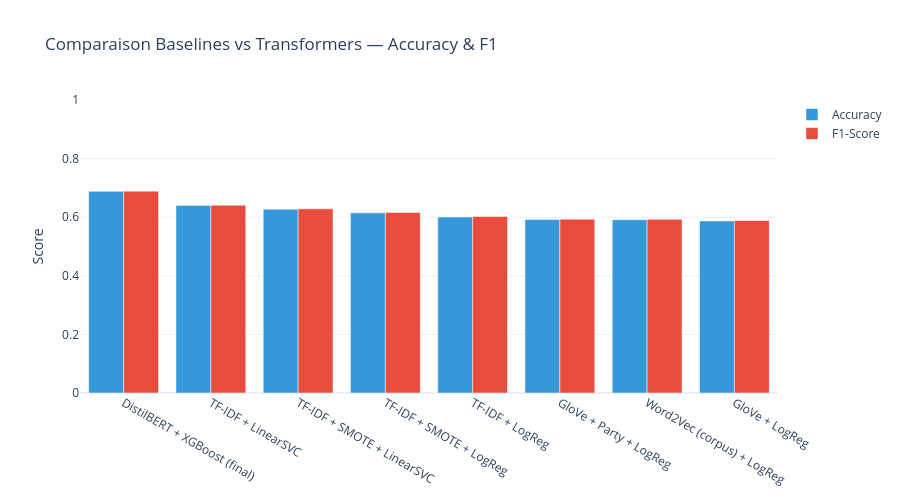

The notebook cell this image was saved under:
### Code cell
# Visualisation comparative
fig = go.Figure()
models = compare_df.index.tolist()

fig.add_trace(go.Bar(name="Accuracy", x=models, y=compare_df["Accuracy"], marker_color="#3498db"))
fig.add_trace(go.Bar(name="F1-Score", x=models, y=compare_df["F1-Score"], marker_color="#e74c3c"))

fig.update_layout(
    barmode="group",
    title="Comparaison Baselines vs Transformers — Accuracy & F1",
    yaxis_title="Score", template="plotly_white", height=500,
    yaxis=dict(range=[0, 1]),
)
fig.show()

### Figure 1 — Plotly figure (JSON) as saved in the notebook; plotly's stock layout.template omitted (floating-point values rounded to 4 significant figures)
{"data": [{"marker": {"color": "#3498db"}, "name": "Accuracy", "type": "bar", "x": ["DistilBERT + XGBoost (final)", "TF-IDF + LinearSVC", "TF-IDF + SMOTE + LinearSVC", "TF-IDF + SMOTE + LogReg", "TF-IDF + LogReg", "GloVe + Party + LogReg", "Word2Vec (corpus) + LogReg", "GloVe + LogReg"], "y": [0.6882, 0.6401, 0.6275, 0.6148, 0.6006, 0.5919, 0.5912, 0.5872]}, {"marker": {"color": "#e74c3c"}, "name": "F1-Score", "type": "bar", "x": ["DistilBERT + XGBoost (final)", "TF-IDF + LinearSVC", "TF-IDF + SMOTE + LinearSVC", "TF-IDF + SMOTE + LogReg", "TF-IDF + LogReg", "GloVe + Party + LogReg", "Word2Vec (corpus) + LogReg", "GloVe + LogReg"], "y": [0.6888, 0.6407, 0.6285, 0.6163, 0.6022, 0.5933, 0.5926, 0.5886]}], "layout": {"barmode": "group", "height": 500, "title": {"text": "Comparaison Baselines vs Transformers — Accuracy & F1"}, "yaxis": {"range": [0, 1], "title": {"text": "Score"}}}}
